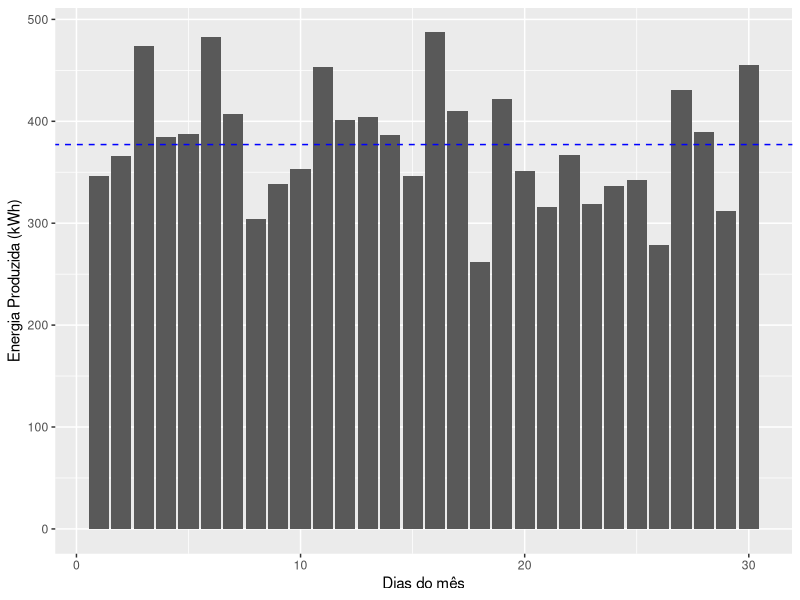
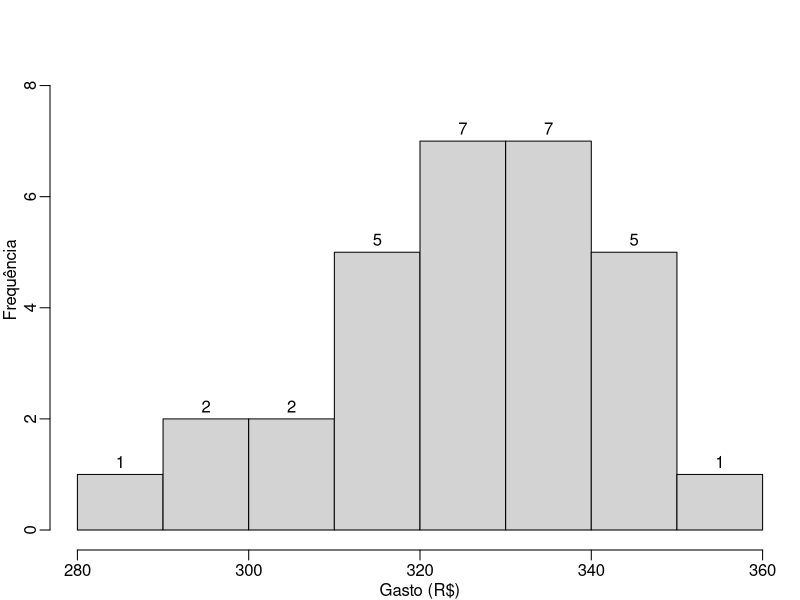
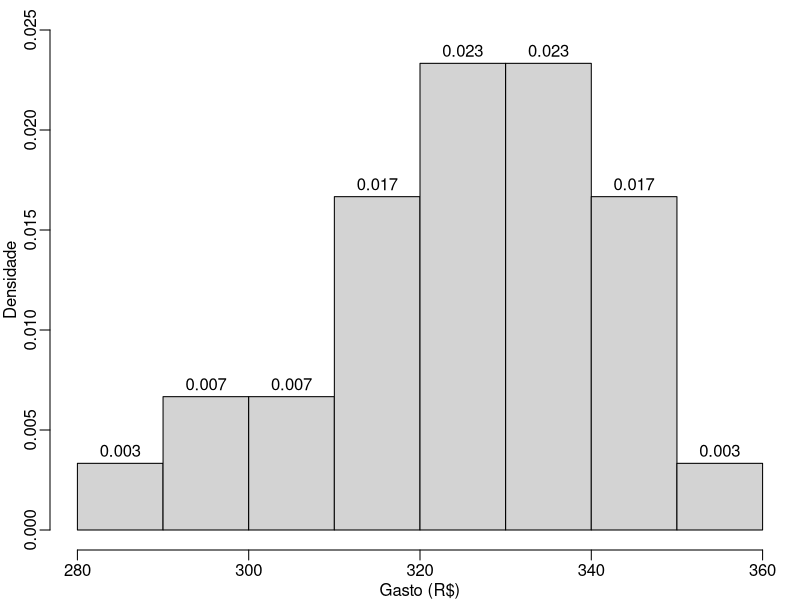
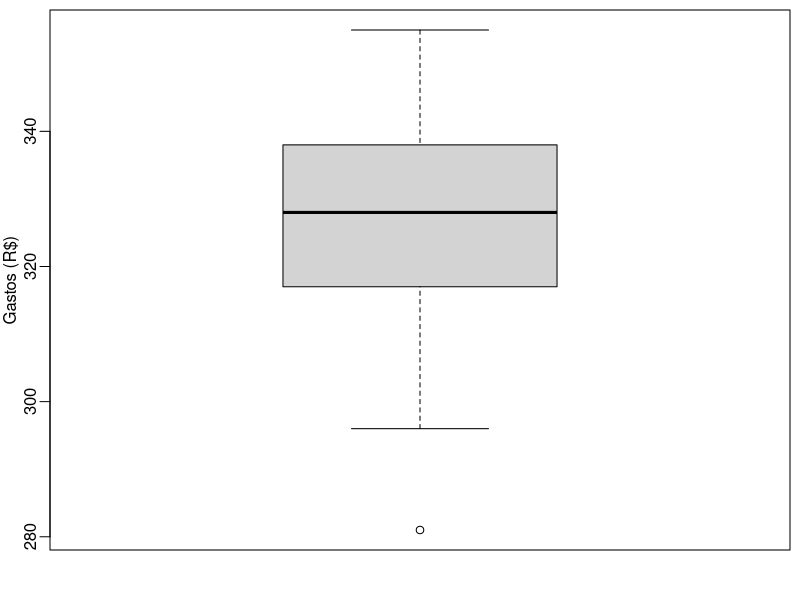
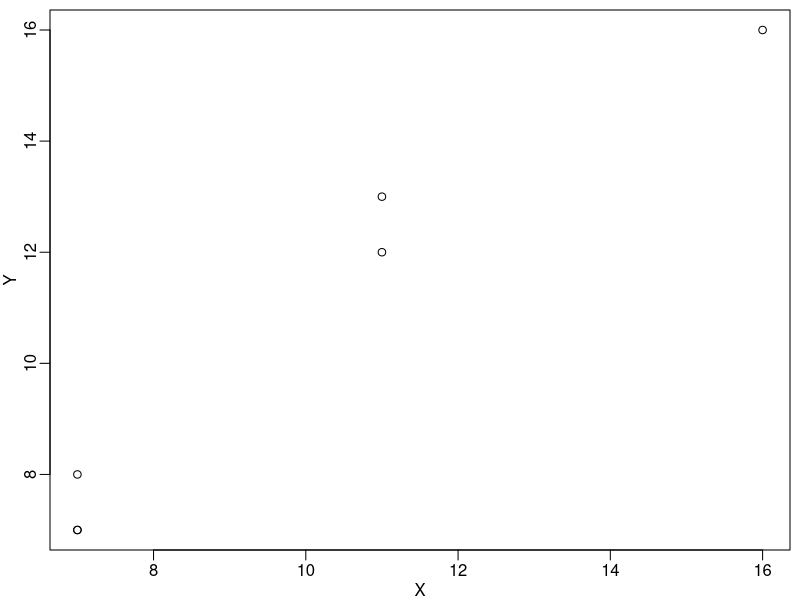
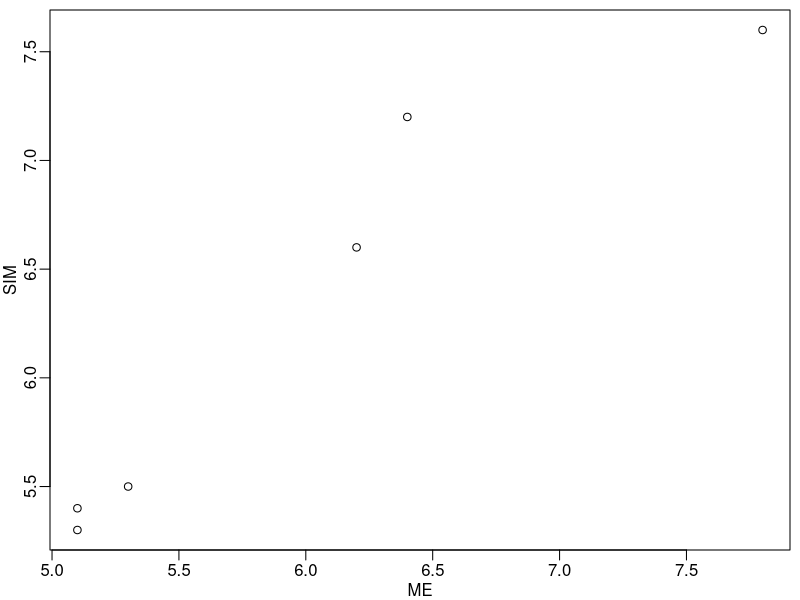
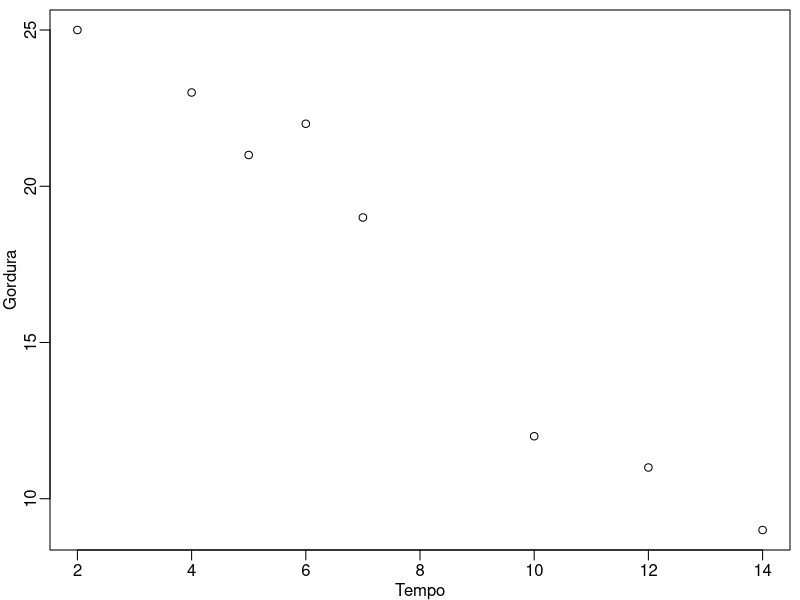

Reproduce these figures in R, in order.
## ---- chunk 1
knitr::opts_chunk$set(#collapse = TRUE,
                      echo = TRUE, 
                      size = "footnotesize",
                      comment = NA,
                      warning = FALSE,
                      message = FALSE,
                      #out.width = "1\\linewidth",
                      fig.align = "center",
                      fig.width = 8, 
                      fig.height = 4, 
                      fig.show = "hold",
                      #fig.path = "Figuras1/",
                      fig.pos = "!htb",
                      fig.cap = TRUE,
                      background = "#E6E6FA",
                      #background = "black",
                      dev = c("png",'pdf'),
                      res=300,
                      dpi = 300)
## ---- chunk 2
#library(tidyverse)
#library(tinytex)
library(knitr)
library(kableExtra)
library(xtable)
library(ggplot2)
library(dplyr)
## ---- chunk 3
#| label: tbl-transp
#| tbl-cap: "Tempo gasto, em minutos, para 10 funcionários irem de casa até a empresa em que trabalham de duas maneiras, ou transporte coletivo (TC) ou automóvel próprio (AP)."
#| tbl-cap-location: top
set.seed(7)
pp <- round(rnorm(10,mean=30,sd=5),0)
qq <- round(rnorm(10,mean=20,sd=5),0)
dd <- t(data.frame(Funcionario=1:10,
                 TC=pp, AP=qq))
dt <- as.data.frame(t(dd))
dd %>% 
  kable() %>% 
  kable_styling(full_width = FALSE, bootstrap_options = c("striped", "hover", "condensed", "responsive"))
## ---- chunk 4
TC <- c(41,24,27,28,25,25,34,29,31,41)
AP <- c(22,34,31,22,29,22,16,18,20,25)
dados <- data.frame(Funcionario=1:10,TC,AP)
dados
## ---- chunk 5
# Média e desvio padrão de TC
mean(dados[,2])
sd(dados[,2])
# Média e desvio padrão de AP
mean(dados[,3])
sd(dados[,3])
## ---- chunk 6
#Coeficiente de Variação (%):
#TC
round((sd(dados[,2])/mean(dados[,2]))*100,2)
#AP
round((sd(dados[,3])/mean(dados[,3]))*100,2)
## ---- chunk 7
set.seed(123)
energia <- round(c(rnorm(30,380,60)),2)
energia
## ---- chunk 8
# carregando a biblioteca
library(ggplot2)

# criando os dados
set.seed(123)
data <- data.frame(
  dia=1:30,  
  valor=round(c(rnorm(30,380,60)),2)
)
# Gráfico de barras
ggplot(data, aes(x=dia, y=valor)) + 
  geom_bar(stat = "identity") +
  geom_abline(slope=0, 
              intercept=mean(data$valor),
              col = "blue",lty=2)+
  labs(x="Dias do mês",
       y="Energia Produzida (kWh)")
## ---- chunk 9
library(gtools)
dd <- c(7,9,15)
vv <- var(dd)*2/3;vv
## ---- chunk 10
y = as.data.frame(permutations(n=3, r=2, 
                 v=dd, 
                 repeats.allowed=T))
colnames(c('r1','r2'))
## ---- chunk 11
y$s <- apply(y[,1:2],1, var)
y$v <- apply(y[,1:2],1, var)/2
y
## ---- chunk 12
ms <- mean(y$s);ms
mv <- mean(y$v);mv
## ---- chunk 13
#| label: tbl-adoles
#| tbl-cap: "Gastos mensais de 30 adolescentes para se alimentarem fora de casa."
#| tbl-cap-location: top
set.seed(7)
dp <- round(rnorm(30,325,100),0)
dp <- rpois(30,325)
dp %>% matrix(nrow = 3) %>% 
  kable() %>% 
  kable_styling(full_width = FALSE, bootstrap_options = c("striped", "hover", "condensed", "responsive"))

## ---- chunk 14
# Dados
dados <- c(309,324,305,312,281,341,355,296,
           342,337,334,321,322,299,335,320,
           338,330,323,330,332,342,346,317,
           326,319,333,339,311,344)
dados
## ---- chunk 15
#| Label: fig-hist1
#| fig-cap: "Histograma (frequência) dos gastos mensais de 30 adolescentes para se alimentarem."
par(bg="white")
par(mar=c(2.5,2.5,0.5,0.5), mgp=c(1.5,0.5,0))
hist(dados, labels = T, main = "",
     xlab = 'Gasto (R$)', ylab = 'Frequência',
     ylim =c(0,9))
## ---- chunk 16
par(bg="white")
par(mar=c(2.5,2.5,0.5,0.5), mgp=c(1.5,0.5,0))
hist(dados, labels = T, main = "",
     xlab = 'Gasto (R$)', ylab = 'Densidade',
     probability = T, ylim = c(0,0.025))
## ---- chunk 17
summary(dados)
## ---- chunk 18
par(bg="white")
par(mar=c(2.5,2.5,0.5,0.5), mgp=c(1.5,0.5,0))
boxplot(dados, ylab = "Gastos (R$)") 
## ---- chunk 19
var(dados)
sd(dados)
(sd(dados)/mean(dados))*100
## ---- chunk 20
# Coeficiente de variação
# A:
(1500000/3280000)*100
#B
(500000/630000)*100
## ---- chunk 21
#| label: tbl-corr1
#| tbl-cap-location: top
#| tbl-cap: "Seis observações das variáveis X e Y."
set.seed(1)
x <- round(rnorm(6,mean = 10,sd=4),0)
y <- x + round(rnorm(6,mean = 0,sd=1),0)
dd <- t(data.frame(X=x, Y=y))
dd %>% 
  kable() %>% 
  kable_styling(full_width = FALSE, bootstrap_options = c("striped", "hover", "condensed", "responsive")) 
## ---- chunk 22
x <- c(7,11,7,16,11,7)
y <- c(7,12,8,16,13,7)
dados3 <- data.frame(X=x, Y=y)
dados3
## ---- chunk 23
par(bg="white")
plot(Y~X, dados3) 
## ---- chunk 24
cov(x,y)
## ---- chunk 25
cor(x,y)
# ou 
cov(x,y)/(sd(x)*sd(y))
## ---- chunk 26
#| label: tbl-corr2
#| tbl-cap-location: top
#| tbl-cap: "Seis observações das variáveis ME e SIM."
set.seed(1)
Aluno <- round(1:6,0)
x <- round(rnorm(6,mean = 6,sd=1.1),1)
y <- x + round(rnorm(6,mean = 0,sd=0.5),1)
dd <- t(data.frame(Aluno, ME=x, SIM=y))
dd %>% 
  kable() %>% 
  kable_styling(full_width = FALSE, bootstrap_options = c("striped", "hover", "condensed", "responsive"))
## ---- chunk 27
ME     <- c(5.3,6.2,5.1,7.8,6.4,5.1)
SIM	   <- c(5.5,6.6,5.4,7.6,7.2,5.3)
dados4 <- data.frame(Aluno=1:6,ME, SIM)
dados4
## ---- chunk 28
par(bg="white")
plot(SIM~ME,data = dados4) 
## ---- chunk 29
cov(dados4$ME,dados4$SIM)
## ---- chunk 30
cor(dados4$ME,dados4$SIM)
# ou 
cov(dados4$ME,dados4$SIM)/(sd(dados4$ME)*sd(dados4$SIM))
## ---- chunk 31
#| label: tbl-corr3
#| tbl-cap-location: top
#| tbl-cap: "Tempo de caminhada (horas) e gordura corporal (%) de oito indivíduos."
set.seed(1)
x <- c(6,12,4,2,5,7,14,10)
y <- c(22,11,23,25,21,19,9,12)
dd <- t(data.frame(Indivíduo=1:8, Tempo=x, Gordura =y))
dd %>% 
  kable() %>% 
  kable_styling(full_width = FALSE, bootstrap_options = c("striped", "hover", "condensed", "responsive"))
## ---- chunk 32
Tempo   <- c(6,12,4,2,5,7,14,10)
Gordura <- c(22,11,23,25,21,19,9,12)
dados5  <- data.frame(Ind=1:8,Tempo, Gordura)
dados5
## ---- chunk 33
par(bg="white")
plot(Gordura~Tempo,data = dados5) 
## ---- chunk 34
cov(dados5$Tempo,dados5$Gordura)
## ---- chunk 35
cor(dados5$Tempo,dados5$Gordura)
